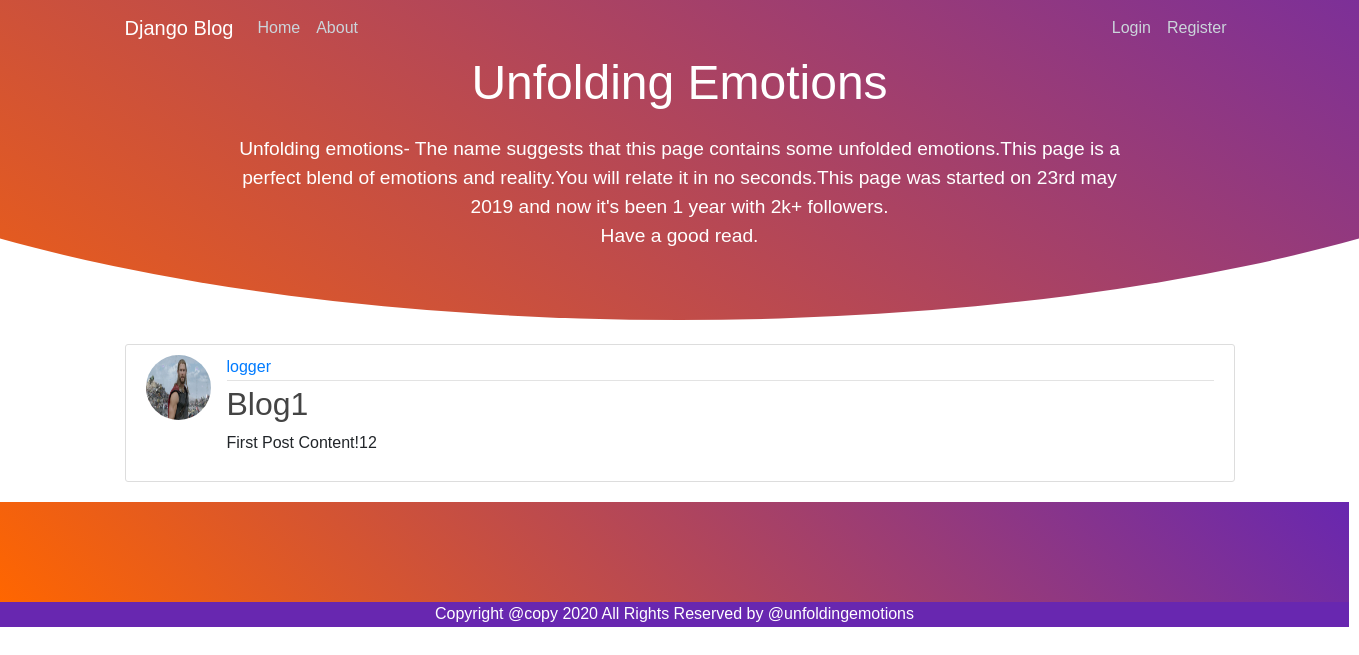
/post/1/, run on an earlier commit of the app's database.
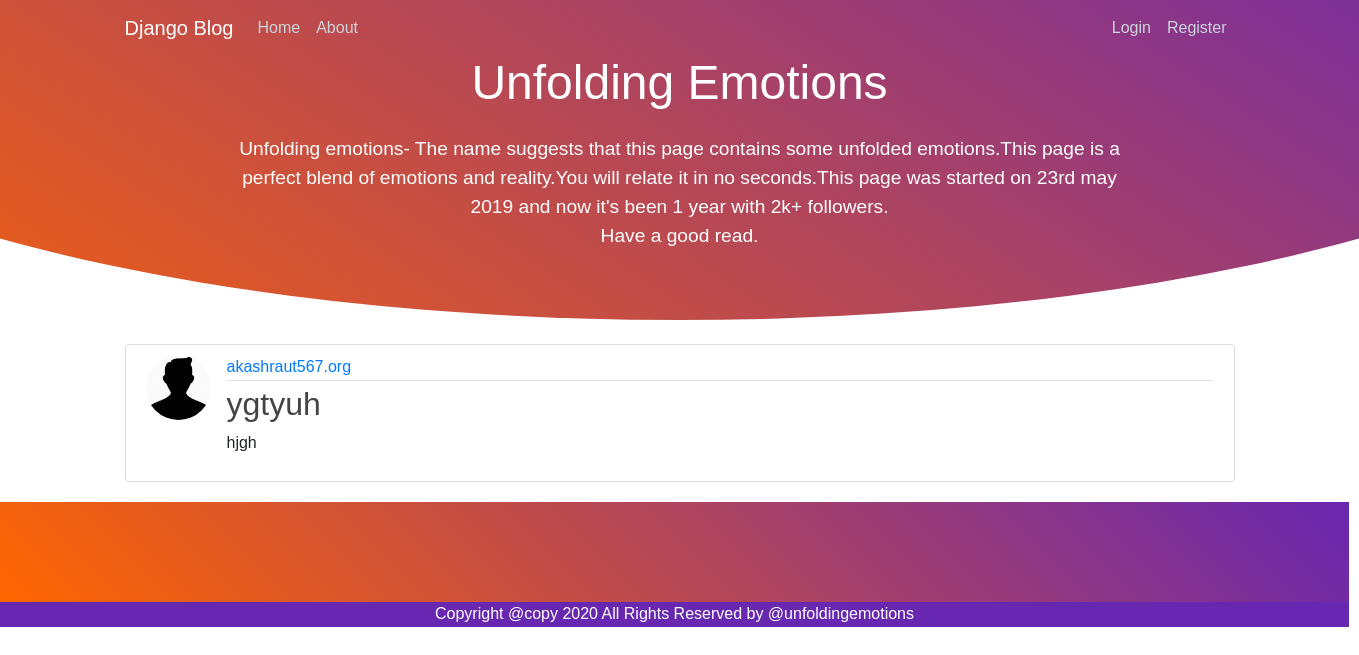
And on a later commit of the database.
### blog/models.py (models this page shows, shortened)
class Post(models.Model):
    title = models.CharField(max_length=100)
    content = models.TextField()
    date_posted = models.DateTimeField(default=timezone.now)
    author=models.ForeignKey(User,on_delete=models.CASCADE)
    photo = models.ImageField(upload_to='post_images',blank=True)
    likes=models.ManyToManyField(User,related_name='likes',blank=True)

class Profile(models.Model):
    user = models.OneToOneField(User, on_delete=models.CASCADE)
    image = models.ImageField(default='default.jpg', upload_to='profile_pics')

### blog/views.py (the view)
# urls.py: path('post/<int:pk>/', PostDetailView.as_view(), name='post-detail'),
class PostDetailView(DetailView):
    model = Post

### blog/templates/blog/post_detail.html (shortened to what this page needs)
{% extends "blog/base.html" %}
{% block content %}
  <article class="media content-section">
    <img class="rounded-circle article-img" src="{{ object.author.profile.image.url }}">
    <div class="media-body">
      <div class="article-metadata">
        <a class="mr-2" href="{% url 'user-posts' post.author.username %}">{{ object.author }}</a>
      </div>
      <h2 class="article-title">{{ object.title }}</h2>
      <p class="article-content">{{ object.content }}</p>
    </div>
  </article>
{% endblock content %}

### blog/templates/blog/base.html (shortened to what this page needs)
<html>
<head>
 <link rel="stylesheet" href="https://maxcdn.bootstrapcdn.com/bootstrap/4.0.0/css/bootstrap.min.css">
</head>
<body>
<header class="site-header">
      <nav class="navbar navbar-expand-md navbar-Dark fixed-top">
        <div class="container">
          <a class="navbar-brand " href="{% url 'blog-home' %}">Django Blog</a>
          <div class="collapse navbar-collapse" id="navbarToggle">
            <div class="navbar-nav mr-auto">
              <a class="nav-item nav-link" href="{% url 'blog-home' %}">Home</a>
              <a class="nav-item nav-link" href="{% url 'blog-about' %}">About</a>
            </div>
            <div class="navbar-nav">
              {% if user.is_authenticated %}
              <a class="nav-item nav-link" href="{% url 'post-create' %}">New Post</a>
              <a class="nav-item nav-link" href="{% url 'profile' %}">Profile</a>
                <a class="nav-item nav-link" href="{% url 'logout' %}">Logout</a>
              {% else %}
                <a class="nav-item nav-link" href="{% url 'login' %}">Login</a>
                <a class="nav-item nav-link" href="{% url 'register' %}">Register</a>
              {% endif %}
            </div>
          </div>
        </div>
      </nav>
    </header>
<section>
<div class="content"><h2>Unfolding Emotions</h2></br>
<p>Unfolding emotions-
The name suggests that this page contains some unfolded emotions.This page is a perfect blend of emotions and reality.You will relate it in no seconds.This page was started on 23rd may 2019 and now it's been 1 year with 2k+ followers.</br>Have a good read.</p></div>
</section></br>
<div class="container">
{% block content %}{% endblock content %}</div>
<div class="footer">
</div>
<div class="inner_footer">
<p>Copyright @copy 2020 All Rights Reserved by @unfoldingemotions </p>
</div>
</body>
</html>

### blog/templates/blog/base.html (style rules this page uses)
body { background-size: cover; background-attachment: fixed; margin:0; padding:0; font-family: sans-serif; }
section { position:relative; width:100%; height:40vh; display:flex; justify-content:center; align-items:center; overflow:hidden; }
section:before { content:''; position:absolute; top:0; left:0; width:100%; height:100%; background:linear-gradient(45deg,#ff6600,#6827b0); border-radius:0 0 50% 50%/0 0 100% 100%; transform:scaleX(1.5); }
section .content { position: relative; z-index: 1; margin: 0 auto; max-width: 900px; text-align: center; }
section .content h2 { margin:0; padding:0; color: #fff; font-size:3em; }
section .content p { color: #fff; font-size:1.2em; }
.footer { background:linear-gradient(45deg,#ff6600,#6827b0); height:100px; width:1349; }
.inner_footer { background-color:#6827b0; height:25px; width:1349; text-align: center; color:#fff }
h1, h2, h3, h4, h5, h6 { color: #333; }
.site-header .navbar-nav .nav-link { color: #cbd5db; }
.content-section { background: #ffffff; padding: 10px 20px; border: 1px solid #dddddd; border-radius: 3px; margin-bottom: 20px; }
.article-title { color: #444444; }
.article-content { white-space: pre-line; }
.article-img { height: 65px; width: 65px; margin-right: 16px; }
.article-metadata { padding-bottom: 1px; margin-bottom: 4px; border-bottom: 1px solid #e3e3e3 }
.site-header { background-colour:#6827b0; }

What changed in the data, as far as the page shows it:
changed Post: author.profile.image: picture removed, a placeholder shows; author "logger" → "akashraut567.org"; title "Blog1" → "ygtyuh"; content "First Post Content!12" → "hjgh"
